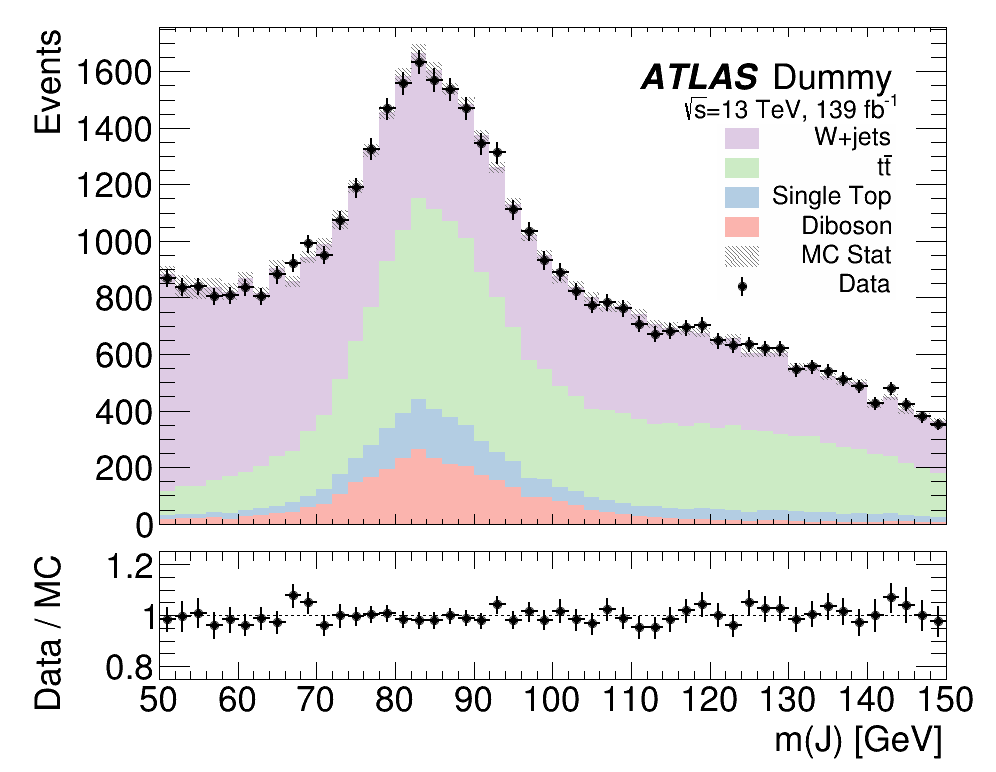

Here is the Python script that generated this plot:
#!/usr/bin/env python3

'''
Run this file with 

    python3 examples/stack_plot.py

This script plots MC backgrounds in a stack, then overlays total error as a hash
band and data points as points.

This showcases both the 'stack' option and how to use the low-level plotter class 
to do some advanced formatting.  
'''

import ROOT
import plot
import histograms

def stack_plot():
    h_bkgs, h_sum, h_data, h_ratio = get_hists()

    ### Create canvas and pads ###
    c = ROOT.TCanvas('c1', 'c1', 1000, 800)
    height2 = 0.3

    pad1 = ROOT.TPad('pad1', 'pad1', 0, height2, 1, 1)
    pad1.SetBottomMargin(0.03)
    pad1.Draw()

    c.cd()
    pad2 = ROOT.TPad('pad2', 'pad2', 0, 0, 1, height2)
    pad2.SetBottomMargin(0.12 / height2)
    pad2.Draw()

    ### Initialize main pad plotter ###
    plotter1 = plot.Plotter(pad1, 
        title='ATLAS Dummy',
        subtitle='#sqrt{s}=13 TeV, 139 fb^{-1}',
        ytitle='Events',
        x_range=[50, 150],
        y_range=[0, None], # automatic top range
        remove_x_labels=True,
    )

    ### Plot the background histograms as a stack ###
    plotter1.add(h_bkgs,
        stack=True,
        opts='HIST',
        linewidth=0,
        fillcolor=plot.colors.pastel,
        legend=['Diboson', 'Single Top', 't#bar{t}', 'W+jets'],
    )

    ### Plot the total MC error as a hash ###
    plotter1.add([h_sum],
        fillcolor=plot.colors.gray,
        fillstyle=3145,
        linewidth=0,
        markerstyle=0,
        opts='E2',
        legend_opts='F',
        legend=['MC Stat'],
    )

    ### Plot the data points ###
    plotter1.add([h_data],
        opts='E',
        legend_opts='PE',
        legend=['Data'],
    )

    ### Create the ratio plot ###
    plotter2 = plot.Plotter(pad2, 
        objs=[h_ratio],
        ytitle='Data / MC',
        xtitle='m(J) [GeV]',
        x_range=[50, 150],
        y_range=[0.75, 1.25],
        ydivs=503,
        title=None,
    )

    ### Draw and save ###
    plotter1.draw()
    plotter2.draw()
    plotter2.draw_hline(1, style=ROOT.kDashed)
    plot.save_canvas(c, 'stack_plot')



def get_hists():
    import numpy as np
    
    hists = histograms.hists_mj_samples
    h_sum = hists[0].Clone()
    for h in hists[1:]:
        h_sum.Add(h)
    
    h_data = h_sum.Clone()
    for i in range(len(h_data)):
        if h_data[i] < 0: 
            h_data[i] = 0
            h_data.SetBinError(i, 0)
        else:
            h_data[i] += np.random.normal(scale=h_data[i]**0.5)
            if h_data[i] < 0: h_data[i] = 0
            h_data.SetBinError(i, h_data[i] ** 0.5)

    h_ratio = h_data.Clone()
    h_ratio.Divide(h_sum)

    return hists, h_sum, h_data, h_ratio
    

if __name__ == "__main__":
    plot.save_transparent = False
    stack_plot()
